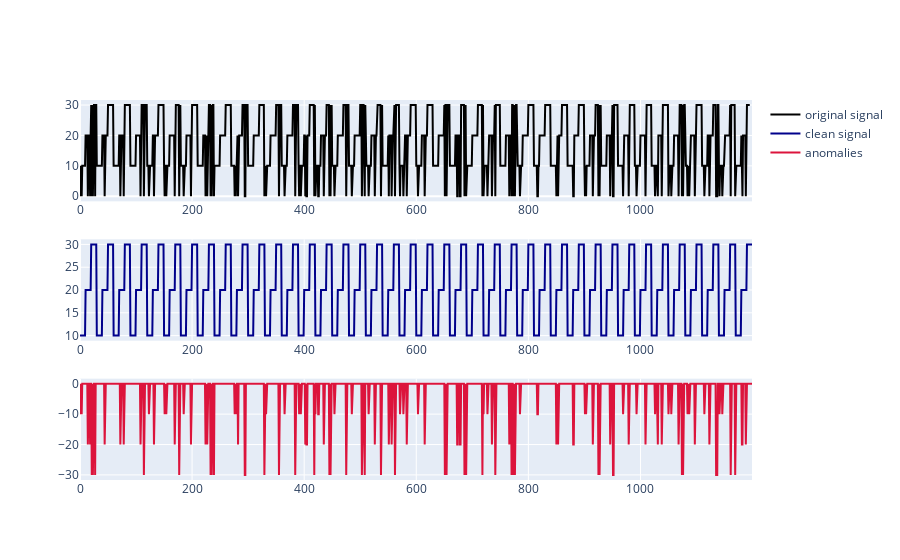

Here is the notebook cell this chart was saved with:
### Markdown cell above
**RPCA**

### Code cell
rpca = rpca_PCP(signal=list_D, period=n2)
rpca.prepare_data()
rpca.compute_rpca_PCP()
rpca.plot_matrices()
rpca.plot_signal()

### Figure 1 — Plotly figure (JSON) as saved in the notebook; plotly's stock layout.template omitted (floating-point values rounded to 4 significant figures; data arrays with more than 128 entries replaced by an {"elided": "..."} marker saying what was removed)
{"data": [{"line": {"color": "black"}, "name": "original signal", "type": "scatter", "x": {"elided": "1200 int values"}, "xaxis": "x", "y": {"elided": "1200 int values"}, "yaxis": "y"}, {"line": {"color": "darkblue"}, "name": "clean signal", "type": "scatter", "x": {"elided": "1200 int values"}, "xaxis": "x2", "y": {"elided": "1200 float values"}, "yaxis": "y2"}, {"line": {"color": "crimson"}, "name": "anomalies", "type": "scatter", "x": {"elided": "1200 int values"}, "xaxis": "x3", "y": {"elided": "1200 float values"}, "yaxis": "y3"}], "layout": {"xaxis": {"anchor": "y", "domain": [0, 1]}, "xaxis2": {"anchor": "y2", "domain": [0, 1]}, "xaxis3": {"anchor": "y3", "domain": [0, 1]}, "yaxis": {"anchor": "x", "domain": [0.7333, 1]}, "yaxis2": {"anchor": "x2", "domain": [0.3667, 0.6333]}, "yaxis3": {"anchor": "x3", "domain": [0, 0.2667]}}}
